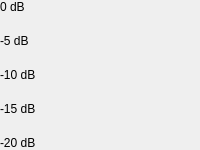
           <widget class="QWidget" name="w7ppFlexTxAudioScaleWidget" native="true">
            <property name="visible">
             <bool>false</bool>
            </property>
            <layout class="QVBoxLayout" name="w7ppFlexTxAudioScaleLayout">
             <property name="spacing">
              <number>0</number>
             </property>
             <property name="leftMargin">
              <number>0</number>
             </property>
             <property name="topMargin">
              <number>0</number>
             </property>
             <property name="rightMargin">
              <number>0</number>
             </property>
             <property name="bottomMargin">
              <number>0</number>
             </property>
             <item>
              <widget class="QLabel" name="w7ppFlexTxAudioScale0">
               <property name="text"><string>0 dB</string></property>
               <property name="alignment"><set>Qt::AlignLeft|Qt::AlignTop</set></property>
              </widget>
             </item>
             <item>
              <spacer name="w7ppFlexTxAudioSpacer1">
               <property name="orientation"><enum>Qt::Vertical</enum></property>
               <property name="sizeHint" stdset="0"><size><width>20</width><height>20</height></size></property>
              </spacer>
             </item>
             <item>
              <widget class="QLabel" name="w7ppFlexTxAudioScale5">
               <property name="text"><string>-5 dB</string></property>
               <property name="alignment"><set>Qt::AlignLeft|Qt::AlignVCenter</set></property>
              </widget>
             </item>
             <item>
              <spacer name="w7ppFlexTxAudioSpacer2">
               <property name="orientation"><enum>Qt::Vertical</enum></property>
               <property name="sizeHint" stdset="0"><size><width>20</width><height>20</height></size></property>
              </spacer>
             </item>
             <item>
              <widget class="QLabel" name="w7ppFlexTxAudioScale10">
               <property name="text"><string>-10 dB</string></property>
               <property name="alignment"><set>Qt::AlignLeft|Qt::AlignVCenter</set></property>
              </widget>
             </item>
             <item>
              <spacer name="w7ppFlexTxAudioSpacer3">
               <property name="orientation"><enum>Qt::Vertical</enum></property>
               <property name="sizeHint" stdset="0"><size><width>20</width><height>20</height></size></property>
              </spacer>
             </item>
             <item>
              <widget class="QLabel" name="w7ppFlexTxAudioScale15">
               <property name="text"><string>-15 dB</string></property>
               <property name="alignment"><set>Qt::AlignLeft|Qt::AlignVCenter</set></property>
              </widget>
             </item>
             <item>
              <spacer name="w7ppFlexTxAudioSpacer4">
               <property name="orientation"><enum>Qt::Vertical</enum></property>
               <property name="sizeHint" stdset="0"><size><width>20</width><height>20</height></size></property>
              </spacer>
             </item>
             <item>
              <widget class="QLabel" name="w7ppFlexTxAudioScale20">
               <property name="text"><string>-20 dB</string></property>
               <property name="alignment"><set>Qt::AlignLeft|Qt::AlignBottom</set></property>
              </widget>
             </item>
            </layout>
           </widget>
